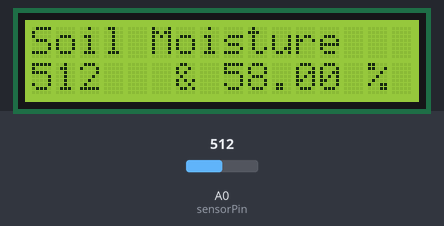
A sketch run on a simulated Arduino Uno, built with avr-gcc and run on an emulated ATmega328P. Parts: 16×2 character LCD. The inputs (shaded band) are chosen by the test bench; at power-on: A0 (sensorPin) = 512. What the sketch prints to the serial monitor is not drawn.

Above: at 3.2 s.
3.3 s: A0 (sensorPin) set to 710
At 4.5 s:
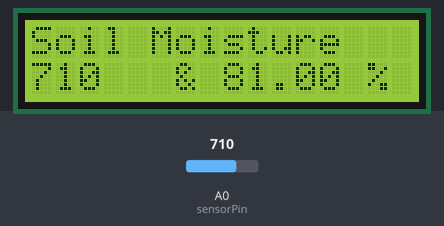
5.6 s: A0 (sensorPin) set to 290
At 7.3 s:
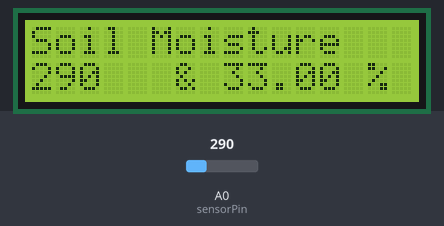
7.7 s: A0 (sensorPin) set to 306
At 8.6 s:
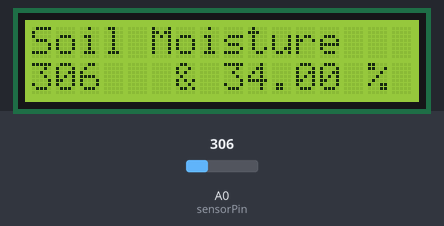
Timing chart, 0 to 10.7 s (numbered marks = the images above; inputs shaded):
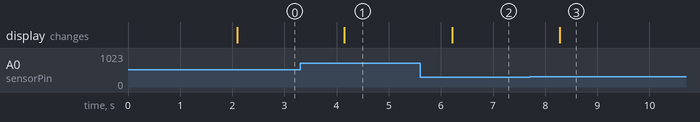

The sketch:

LCD_values_from_Moisture_Sensor.ino
```cpp
/*** Arduino Soil Moisture Sensor Project with LCD ***/
// Define to which pin of the Arduino the output of the Arduino Soil Moisture Sensor is connected:
int sensorPin = A0;
int sensorValue = 0; // variable to store the value coming from the sensor
#include<LiquidCrystal.h>
/* Create object named lcd of the class LiquidCrystal */
LiquidCrystal lcd(12,11,5,4,3,2); /* For 4-bit mode */
//LiquidCrystal lcd(8,9,10, 2, 3, 4, 5, 10,11,12,13); /* For 8-bit mode */
byte degree[8] =
{
0b00011,
0b00011,
0b00000,
0b00000,
0b00000,
0b00000,
0b00000,
0b00000
};
void setup()
{
lcd.begin(16,2);
lcd.createChar(1, degree);
lcd.setCursor(2,0);
lcd.print("Arduino Point");
lcd.setCursor(2,1);
lcd.print("Soil Moisture");
delay(2000);
lcd.clear();
// Begin serial communication at a baud rate of 9600:
Serial.begin(9600);
}
void loop()
{
// Get a reading from the Moisture sensor:
  sensorValue = analogRead(sensorPin);
/*------Display Moisture Sensor Value in Serial Monitor------*/
 Serial.print("Moisture Sensor Value:");
 Serial.println(sensorValue);

 //Display the Moisture Percentage
 float moisturePercentage;
 //moisturePercentage = (sensorValue/876)*100;
 moisturePercentage = map(sensorValue,0,876,0,100);
 Serial.print("Moisture Percentage = ");
 Serial.print(moisturePercentage);
 Serial.print("%\n");

 //Display the plant need
 if(sensorValue < 300){
  Serial.println("I am thirsty, please give me water");
 }
 else if(sensorValue > 300 && sensorValue < 700){
  Serial.println("I feel so comfortable");
 }
 if(sensorValue > 700){
  Serial.println("Too much water, I might get hurt");
 }

Serial.print("\n");

/*------Display Moisture Sensor Value in LCD------*/
lcd.clear();
lcd.setCursor(0,0);
lcd.print("Soil Moisture");

lcd.setCursor(0,1);
lcd.print(sensorValue);
lcd.setCursor(6,1);
lcd.print("&");
lcd.setCursor(8,1);
lcd.print(moisturePercentage);
lcd.print(" %");
delay(1000);
}
```

Measured:
- after the input at 3.3 s, the display: changes after 0.85 s (image 1)
- after the input at 5.6 s, the display: changes after 0.62 s (image 2)
- after the input at 7.7 s, the display: changes after 0.57 s (image 3)
